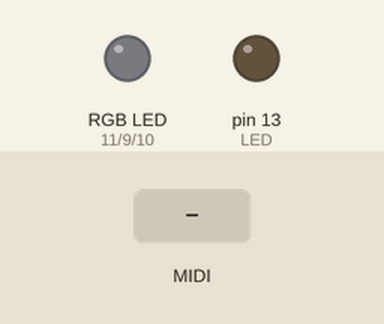
Recording of a sketch running on a simulated Arduino Uno, built with avr-gcc and run on an emulated ATmega328P. On the bench: an RGB LED mixed from three pins (HIGH = lit), output pins drawn as LEDs (lit = HIGH). The inputs (shaded band) are chosen by the test bench. Dim RGB values are drawn brighter than linear; MIDI output is not drawn.

Above: at 1.2 s.
1.3 s: MIDI note 36 received
At 1.45 s:
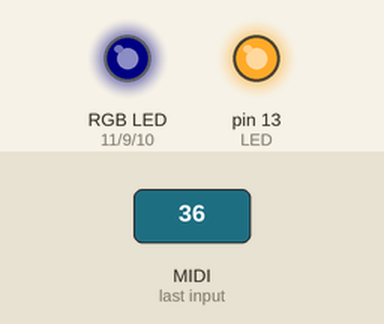
3.1 s: MIDI note 48 received
At 4.6 s:
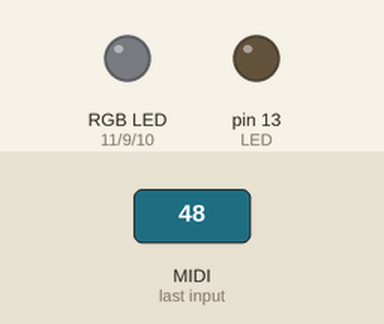
4.9 s: MIDI note 60 received
At 5.05 s:
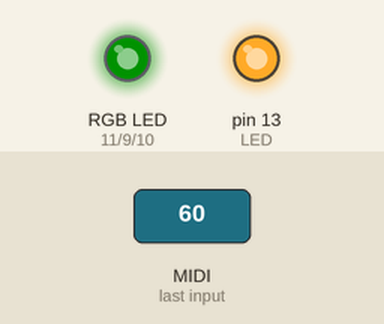
Timing chart, 0 to 7.9 s (numbered marks = the images above; inputs shaded):
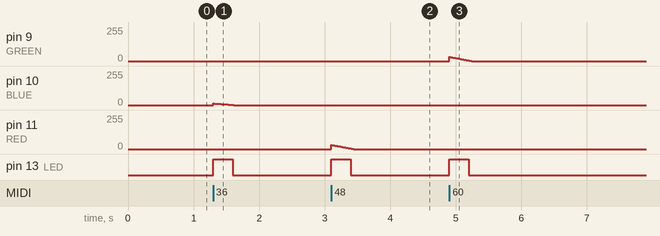

The sketch:

midi2.ino
```cpp
#include <MIDI.h>
#include <limits.h>

MIDI_CREATE_DEFAULT_INSTANCE();

#define LED 13                   // LED pin on Arduino Uno
#define CRASH2_EDGE 52
#define CRASH2_BOW 57

void on()      // Basic blink function
{
  digitalWrite(LED,HIGH);
}

void off()
{
  digitalWrite(LED,LOW);
}

// ----------------------------------------------------------------------------

const int RED = 11;
const int GREEN =9;
const int BLUE = 10;
static unsigned long lWaitMillis;

void setup()
{
  MIDI.setHandleNoteOn(handleNoteOn);
  MIDI.setHandleNoteOff(handleNoteOff);

  pinMode(LED, OUTPUT);
  MIDI.begin(MIDI_CHANNEL_OMNI);
  pinMode(RED,OUTPUT);
  pinMode(GREEN,OUTPUT);
  pinMode(BLUE,OUTPUT);
  lWaitMillis = millis() + 1000;  // initial setup
}

float brightness=0;
byte red=0;
byte green=0;
byte blue=0;
long notesReceived=0;
int reds[]   = {
  255 , 128,  0,   255, 128,  0};
int greens[] = {
  255,  0, 128, 255, 0,   0};
int blues[]  = {
  50,    0,   0,   255, 128, 128};
int brights[]= {
  .75,   0, 0, .75, 0, 0};
int colorsetCounter=0;
int colorset=0;

void handleNoteOn(byte channel, byte pitch, byte velocity){
  brightness=brightness+.25;
  colorset = colorsetCounter++ % 6 ;
  red = reds[colorset];
  green = greens[colorset];
  blue = blues[colorset];
  brightness = brightness + brights[colorset];
  on();
}

void handleNoteOff(byte channel, byte pitch, byte velocity){
  off();
}


void loop(){
  MIDI.read();

  brightness = brightness - .0001;
  if ( brightness < 0 ) {
    brightness = 0;
  }
  else if ( brightness > 1 ) {
    brightness = 1;
  }

  setLed(red,green,blue,brightness);

}

void setLed(byte r, byte g, byte b, double brightness) {
  analogWrite(RED,r*brightness);
  analogWrite(GREEN,g*brightness);
  analogWrite(BLUE,b*brightness);
}
```

Measured:
- after the input at 1.3 s, pin 13 (LED): LOW → HIGH at once, → LOW 0.30 s later
- after the input at 3.1 s, pin 13 (LED): LOW → HIGH at once, → LOW 0.30 s later
- after the input at 4.9 s, pin 13 (LED): LOW → HIGH at once, → LOW 0.30 s later
